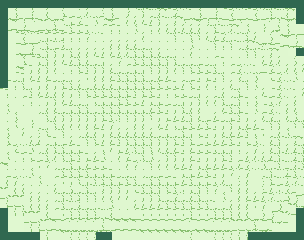

A level layout from a 2D game, rendered from its tile map. Below: a short description, then the map file with tile-grid data replaced by summaries:
An orthogonal 38x30 tile map with 8x8 px tiles, 1 tile layer (Foreground), 2 tilesets and 4 objects.

<map version="1.0" orientation="orthogonal" width="38" height="30" tilewidth="8" tileheight="8">
 <tileset firstgid="1" name="Basic" tilewidth="8" tileheight="8">
  <image source="../tiles.png" trans="ffffff" width="32" height="32" />
 </tileset>
 <tileset firstgid="17" name="big tiles" tilewidth="32" tileheight="32">
  <image source="../bg/castle_bg_tile.png" width="64" height="64" />
 </tileset>
 <layer name="Foreground" width="38" height="30">
  <data>[1140 cells, 1140 non-empty, 7 distinct tile ids]</data>
 </layer>
 <objectgroup name="Walls" width="38" height="30">
  <object x="296" y="8">
   <polygon points="0,0 0,224 8,224 8,0" />
  </object>
  <object x="0" y="8">
   <polygon points="0,0 0,224 8,224 8,0" />
  </object>
  <object x="72" y="-24">
   <polygon points="-72,24 -72,32 232,32 232,24" />
  </object>
  <object x="72" y="208">
   <polygon points="-72,24 -72,32 232,32 232,24" />
  </object>
 </objectgroup>
</map>
